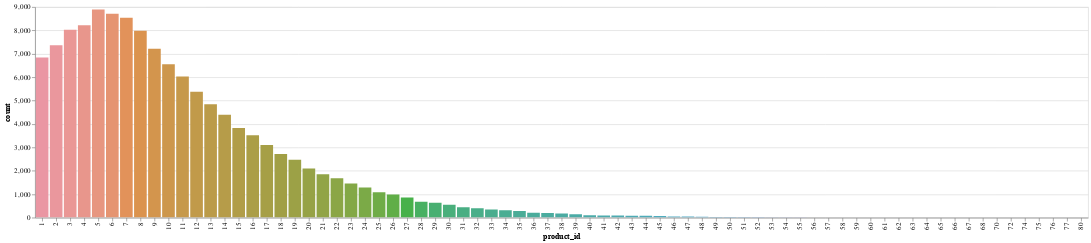

The cell this chart's notebook holds for it:
### Code cell
t = train_set.groupby('order_id')['product_id'].count().reset_index()
plt.figure(figsize=(20,6))
salt.countplot(x='product_id',xlabel='No. of products per order - train',ylabel='count of orders',data=t)
# ax.set(xlabel='No. of products per order - train',ylabel='count of orders')
# plt.show()
# print(t['product_id'].max())
